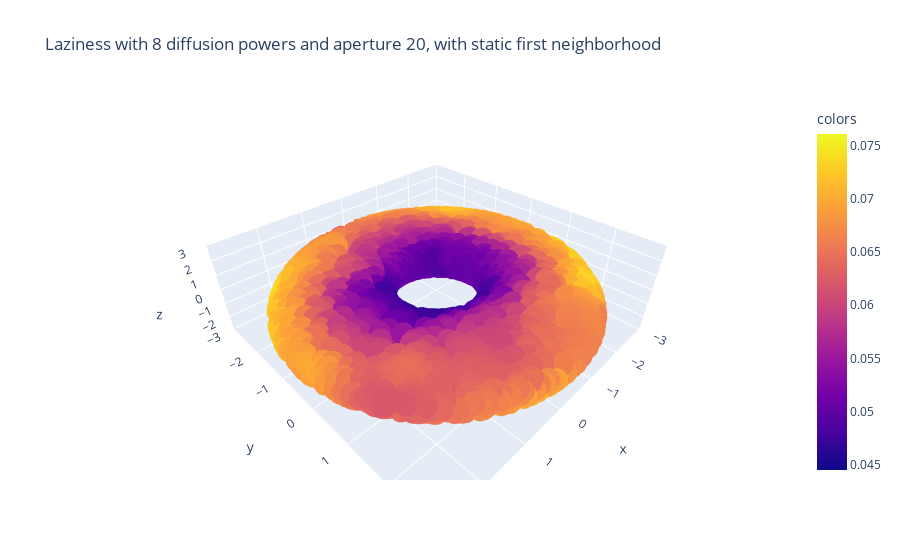

The code cell stored with this chart in its notebook:
### Code cell
plot_3d(X,ks,title="Laziness with 8 diffusion powers and aperture 20, with static first neighborhood",use_plotly=True)

### Figure 1 — Plotly figure (JSON) as saved in the notebook; plotly's stock layout.template omitted (floating-point values rounded to 4 significant figures; data arrays with more than 128 entries replaced by an {"elided": "..."} marker saying what was removed)
{"data": [{"hovertemplate": "x=%{x}<br>y=%{y}<br>z=%{z}<br>colors=%{marker.color}<extra></extra>", "legendgroup": "", "marker": {"color": {"elided": "2545 float values"}, "coloraxis": "coloraxis", "symbol": "circle"}, "mode": "markers", "name": "", "scene": "scene", "showlegend": false, "type": "scatter3d", "x": {"elided": "2545 float values"}, "y": {"elided": "2545 float values"}, "z": {"elided": "2545 float values"}}], "layout": {"coloraxis": {"colorbar": {"title": {"text": "colors"}}, "colorscale": [[0, "#0d0887"], [0.1111, "#46039f"], [0.2222, "#7201a8"], [0.3333, "#9c179e"], [0.4444, "#bd3786"], [0.5556, "#d8576b"], [0.6667, "#ed7953"], [0.7778, "#fb9f3a"], [0.8889, "#fdca26"], [1, "#f0f921"]]}, "legend": {"tracegroupgap": 0}, "scene": {"domain": {"x": [0, 1], "y": [0, 1]}, "xaxis": {"range": [-3, 3], "title": {"text": "x"}}, "yaxis": {"range": [-3, 3], "title": {"text": "y"}}, "zaxis": {"range": [-3, 3], "title": {"text": "z"}}}, "title": {"text": "Laziness with 8 diffusion powers and aperture 20, with static first neighborhood"}}}
